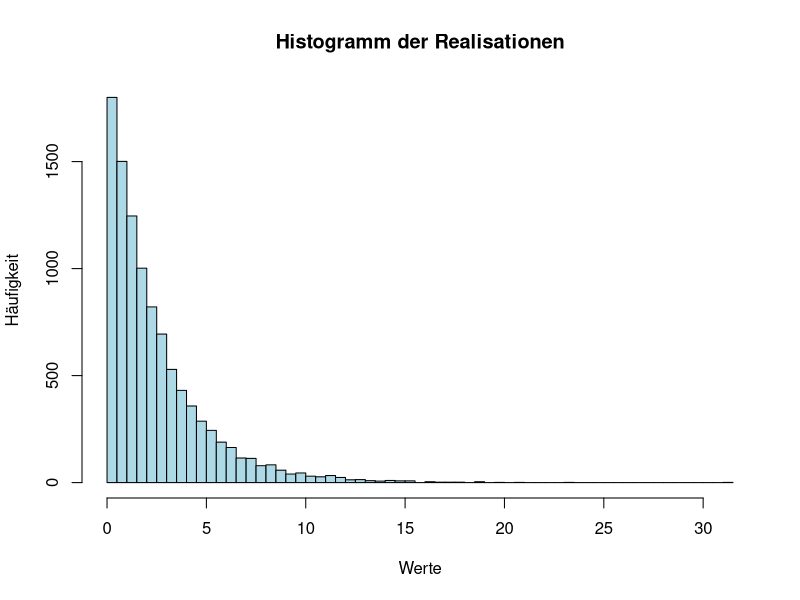

Recreate this plot in R.
# Aufgabe 1

# Berechnen Sie die Wahrscheinlichkeit, dass die Zufallsvariable X einen Wert zwischen 2 und 10 annimmt mit folgenden Verfahren:

funktion <- function(x) {
  return((2/5) * exp(-(2/5) * x))
}

# a) Durch Simulation mittles der R-Funktion rexp() (10000 Realisationen). Zeichnen Sie ferner das Histogramm.



# histogramm der Realisationen
data <- rexp(10000, rate = 2/5)
hist(data, breaks = 50
     , main = "Histogramm der Realisationen"
     , xlab = "Werte"
     , ylab = "Häufigkeit"
     , col = "lightblue"
     , border = "black")

# c) Unter Verwendung der R-Funktion pexp()
pexp(10, rate = 2/5) - pexp(2, rate = 2/5)

# d) Durch das numerische Integral mithilfe der R-Funktion integrate() und der
# Dichte dexp(). Für die Funktion integrate() brauchen Sie eine Funktion,
# diese können Sie mittels fun <- function(x) dexp(x = x, rate = 2/5) definieren.

funktion <- function(x) dexp(x = x, rate = 2/5)
integrate(funktion, lower = 2, upper = 10)


# Aufgabe 2: Erwartungswert

# Wie lange müssen Sie im Mittel auf einen Anruf warten (gleiche Bedingungen
# wie in der Aufgabe 1)? Ermitteln Sie den Erwartungswert durch:

# a) Simulation (10000 Realisationen)
data <- rexp(10000, rate = 2/5)
mean(data)

# b) numerische Integration. Hinweis: ∞ kann in integrate() als Inf geschrieben werden.
funktion <- function(x) x * dexp(x = x, rate = 2/5)
integrate(funktion, lower = 0, upper = Inf)


# Aufgabe 3: Transformationen

# Aufgabe a)
pnorm(25, mean = 20, sd = 3, lower.tail = F)

# b) Ein Team amerikanischer Kollegen möchte die Ergebnisse reproduzieren,
# aber sie ziehen es vor, die Berechnungen in Grad Fahrenheit durchzuführen.
# Wie ist die Verteilung der Temperatur in Grad Fahrenheit?

# Umrechnung von Celsius in Fahrenheit: F = C * 9/5 + 32
f_mean <- 20 * 9/5 + 32
f_sd <- 3 * 9/5

# c) Wiederholen Sie die Berechnung in a) in Grad Fahrenheit.
pnorm(25 * 9/5 + 32, mean = f_mean, sd = f_sd, lower.tail = F)


# Aufgabe 4: Meinungsumfrage

# Aufgabe a)
pbinom(100, 200, 0.45, lower.tail = F)

# Aufgabe b)
pbinom(108, 200, 0.45, lower.tail = F)
